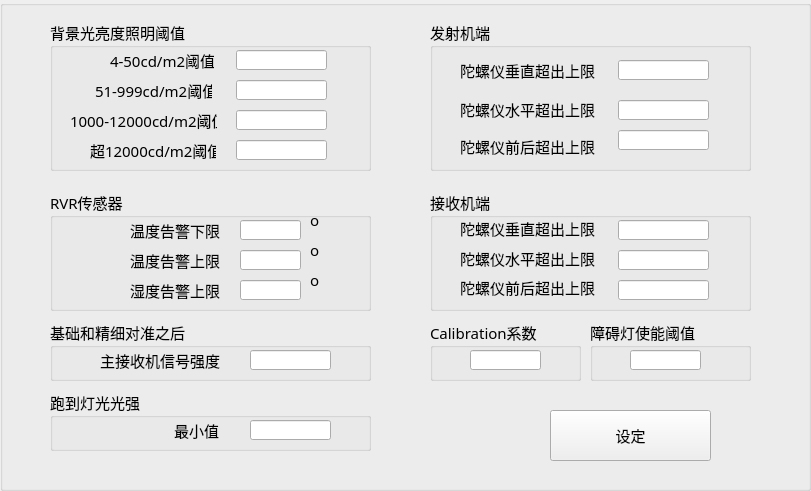
  <widget class="QGroupBox" name="groupBox_Threshold">
   <property name="geometry">
    <rect>
     <x>40</x>
     <y>900</y>
     <width>811</width>
     <height>491</height>
    </rect>
   </property>
   <property name="font">
    <font>
     <family>微软雅黑 Light</family>
     <pointsize>11</pointsize>
     <weight>50</weight>
     <bold>false</bold>
    </font>
   </property>
   <property name="title">
    <string/>
   </property>
   <widget class="QGroupBox" name="groupBox">
    <property name="geometry">
     <rect>
      <x>50</x>
      <y>390</y>
      <width>321</width>
      <height>61</height>
     </rect>
    </property>
    <property name="font">
     <font>
      <family>微软雅黑</family>
      <pointsize>11</pointsize>
      <weight>50</weight>
      <bold>false</bold>
     </font>
    </property>
    <property name="title">
     <string>跑到灯光光强</string>
    </property>
    <widget class="QLineEdit" name="lineEdit_runuplight">
     <property name="geometry">
      <rect>
       <x>200</x>
       <y>30</y>
       <width>81</width>
       <height>20</height>
      </rect>
     </property>
    </widget>
    <widget class="QLabel" name="label_34">
     <property name="geometry">
      <rect>
       <x>124</x>
       <y>30</y>
       <width>45</width>
       <height>20</height>
      </rect>
     </property>
     <property name="text">
      <string>最小值</string>
     </property>
    </widget>
   </widget>
   <widget class="QGroupBox" name="groupBox_10">
    <property name="geometry">
     <rect>
      <x>430</x>
      <y>320</y>
      <width>151</width>
      <height>61</height>
     </rect>
    </property>
    <property name="font">
     <font>
      <family>微软雅黑</family>
      <pointsize>11</pointsize>
      <weight>50</weight>
      <bold>false</bold>
     </font>
    </property>
    <property name="title">
     <string>Calibration系数</string>
    </property>
    <widget class="QLineEdit" name="lineEdit_calfact">
     <property name="geometry">
      <rect>
       <x>40</x>
       <y>30</y>
       <width>71</width>
       <height>20</height>
      </rect>
     </property>
    </widget>
   </widget>
   <widget class="QGroupBox" name="groupBox_11">
    <property name="geometry">
     <rect>
      <x>50</x>
      <y>190</y>
      <width>321</width>
      <height>121</height>
     </rect>
    </property>
    <property name="font">
     <font>
      <family>微软雅黑</family>
      <pointsize>11</pointsize>
      <weight>50</weight>
      <bold>false</bold>
     </font>
    </property>
    <property name="title">
     <string>RVR传感器</string>
    </property>
    <widget class="QLineEdit" name="lineEdit_stupe_temperatrue">
     <property name="geometry">
      <rect>
       <x>190</x>
       <y>30</y>
       <width>61</width>
       <height>20</height>
      </rect>
     </property>
    </widget>
    <widget class="QLabel" name="label_31">
     <property name="geometry">
      <rect>
       <x>80</x>
       <y>30</y>
       <width>90</width>
       <height>20</height>
      </rect>
     </property>
     <property name="text">
      <string>温度告警下限</string>
     </property>
    </widget>
    <widget class="QLineEdit" name="lineEdit_stop_temperatrue">
     <property name="geometry">
      <rect>
       <x>190</x>
       <y>60</y>
       <width>61</width>
       <height>20</height>
      </rect>
     </property>
    </widget>
    <widget class="QLabel" name="label_46">
     <property name="geometry">
      <rect>
       <x>80</x>
       <y>60</y>
       <width>90</width>
       <height>20</height>
      </rect>
     </property>
     <property name="text">
      <string>温度告警上限</string>
     </property>
    </widget>
    <widget class="QLabel" name="label_17">
     <property name="geometry">
      <rect>
       <x>80</x>
       <y>90</y>
       <width>90</width>
       <height>20</height>
      </rect>
     </property>
     <property name="text">
      <string>湿度告警上限</string>
     </property>
    </widget>
    <widget class="QLineEdit" name="lineEdit_inside_max_humidity">
     <property name="geometry">
      <rect>
       <x>190</x>
       <y>90</y>
       <width>61</width>
       <height>20</height>
      </rect>
     </property>
    </widget>
    <widget class="QLabel" name="label_20">
     <property name="geometry">
      <rect>
       <x>260</x>
       <y>20</y>
       <width>10</width>
       <height>20</height>
      </rect>
     </property>
     <property name="text">
      <string>o</string>
     </property>
    </widget>
    <widget class="QLabel" name="label_21">
     <property name="geometry">
      <rect>
       <x>260</x>
       <y>50</y>
       <width>10</width>
       <height>20</height>
      </rect>
     </property>
     <property name="text">
      <string>o</string>
     </property>
    </widget>
    <widget class="QLabel" name="label_22">
     <property name="geometry">
      <rect>
       <x>260</x>
       <y>80</y>
       <width>10</width>
       <height>20</height>
      </rect>
     </property>
     <property name="text">
      <string>o</string>
     </property>
    </widget>
   </widget>
   <widget class="QGroupBox" name="groupBox_12">
    <property name="geometry">
     <rect>
      <x>50</x>
      <y>20</y>
      <width>321</width>
      <height>151</height>
     </rect>
    </property>
    <property name="font">
     <font>
      <family>微软雅黑</family>
      <pointsize>11</pointsize>
      <weight>50</weight>
      <bold>false</bold>
     </font>
    </property>
    <property name="title">
     <string>背景光亮度照明阈值</string>
    </property>
    <widget class="QLineEdit" name="lineEdit_4_50">
     <property name="geometry">
      <rect>
       <x>186</x>
       <y>30</y>
       <width>91</width>
       <height>20</height>
      </rect>
     </property>
    </widget>
    <widget class="QLabel" name="label_48">
     <property name="geometry">
      <rect>
       <x>60</x>
       <y>30</y>
       <width>104</width>
       <height>20</height>
      </rect>
     </property>
     <property name="text">
      <string>4-50cd/m2阈值</string>
     </property>
    </widget>
    <widget class="QLineEdit" name="lineEdit_51_999">
     <property name="geometry">
      <rect>
       <x>186</x>
       <y>60</y>
       <width>91</width>
       <height>20</height>
      </rect>
     </property>
    </widget>
    <widget class="QLabel" name="label_50">
     <property name="geometry">
      <rect>
       <x>45</x>
       <y>60</y>
       <width>117</width>
       <height>20</height>
      </rect>
     </property>
     <property name="text">
      <string>51-999cd/m2阈值</string>
     </property>
    </widget>
    <widget class="QLineEdit" name="lineEdit_1000_12000">
     <property name="geometry">
      <rect>
       <x>186</x>
       <y>90</y>
       <width>91</width>
       <height>20</height>
      </rect>
     </property>
    </widget>
    <widget class="QLabel" name="label_53">
     <property name="geometry">
      <rect>
       <x>20</x>
       <y>90</y>
       <width>147</width>
       <height>20</height>
      </rect>
     </property>
     <property name="text">
      <string>1000-12000cd/m2阈值</string>
     </property>
    </widget>
    <widget class="QLineEdit" name="lineEdit_gt_12000">
     <property name="geometry">
      <rect>
       <x>186</x>
       <y>120</y>
       <width>91</width>
       <height>20</height>
      </rect>
     </property>
    </widget>
    <widget class="QLabel" name="label_63">
     <property name="geometry">
      <rect>
       <x>40</x>
       <y>120</y>
       <width>126</width>
       <height>20</height>
      </rect>
     </property>
     <property name="text">
      <string>超12000cd/m2阈值</string>
     </property>
    </widget>
   </widget>
   <widget class="QGroupBox" name="groupBox_13">
    <property name="geometry">
     <rect>
      <x>50</x>
      <y>320</y>
      <width>321</width>
      <height>61</height>
     </rect>
    </property>
    <property name="font">
     <font>
      <family>微软雅黑</family>
      <pointsize>11</pointsize>
      <weight>50</weight>
      <bold>false</bold>
     </font>
    </property>
    <property name="title">
     <string>基础和精细对准之后</string>
    </property>
    <widget class="QLabel" name="label_23">
     <property name="geometry">
      <rect>
       <x>50</x>
       <y>30</y>
       <width>120</width>
       <height>20</height>
      </rect>
     </property>
     <property name="text">
      <string>主接收机信号强度</string>
     </property>
    </widget>
    <widget class="QLineEdit" name="lineEdit_alignmentsignal">
     <property name="geometry">
      <rect>
       <x>200</x>
       <y>30</y>
       <width>81</width>
       <height>20</height>
      </rect>
     </property>
    </widget>
   </widget>
   <widget class="QGroupBox" name="groupBox_15">
    <property name="geometry">
     <rect>
      <x>590</x>
      <y>320</y>
      <width>161</width>
      <height>61</height>
     </rect>
    </property>
    <property name="font">
     <font>
      <family>微软雅黑</family>
      <pointsize>11</pointsize>
      <weight>50</weight>
      <bold>false</bold>
      <kerning>true</kerning>
     </font>
    </property>
    <property name="title">
     <string>障碍灯使能阈值</string>
    </property>
    <widget class="QLineEdit" name="lineEdit_hinderlight">
     <property name="geometry">
      <rect>
       <x>40</x>
       <y>30</y>
       <width>71</width>
       <height>20</height>
      </rect>
     </property>
    </widget>
   </widget>
   <widget class="QPushButton" name="pushButton_Threshold_set">
    <property name="geometry">
     <rect>
      <x>550</x>
      <y>410</y>
      <width>161</width>
      <height>51</height>
     </rect>
    </property>
    <property name="text">
     <string>设定</string>
    </property>
   </widget>
   <widget class="QGroupBox" name="groupBox_reciv">
    <property name="geometry">
     <rect>
      <x>430</x>
      <y>20</y>
      <width>321</width>
      <height>151</height>
     </rect>
    </property>
    <property name="font">
     <font>
      <family>微软雅黑</family>
      <pointsize>11</pointsize>
      <weight>50</weight>
      <bold>false</bold>
     </font>
    </property>
    <property name="title">
     <string>发射机端</string>
    </property>
    <widget class="QLabel" name="label_55">
     <property name="geometry">
      <rect>
       <x>30</x>
       <y>79</y>
       <width>135</width>
       <height>20</height>
      </rect>
     </property>
     <property name="text">
      <string>陀螺仪水平超出上限</string>
     </property>
    </widget>
    <widget class="QLabel" name="label_56">
     <property name="geometry">
      <rect>
       <x>30</x>
       <y>40</y>
       <width>135</width>
       <height>20</height>
      </rect>
     </property>
     <property name="text">
      <string>陀螺仪垂直超出上限</string>
     </property>
    </widget>
    <widget class="QLabel" name="label_18">
     <property name="geometry">
      <rect>
       <x>30</x>
       <y>116</y>
       <width>135</width>
       <height>20</height>
      </rect>
     </property>
     <property name="text">
      <string>陀螺仪前后超出上限</string>
     </property>
    </widget>
    <widget class="QLineEdit" name="lineEdit_send_Vup">
     <property name="geometry">
      <rect>
       <x>188</x>
       <y>40</y>
       <width>91</width>
       <height>20</height>
      </rect>
     </property>
    </widget>
    <widget class="QLineEdit" name="lineEdit__send_Hup">
     <property name="geometry">
      <rect>
       <x>188</x>
       <y>80</y>
       <width>91</width>
       <height>20</height>
      </rect>
     </property>
    </widget>
    <widget class="QLineEdit" name="lineEdit_send_font_back_up">
     <property name="geometry">
      <rect>
       <x>188</x>
       <y>110</y>
       <width>91</width>
       <height>20</height>
      </rect>
     </property>
    </widget>
   </widget>
   <widget class="QGroupBox" name="groupBox_send">
    <property name="geometry">
     <rect>
      <x>430</x>
      <y>190</y>
      <width>321</width>
      <height>121</height>
     </rect>
    </property>
    <property name="font">
     <font>
      <family>微软雅黑</family>
      <pointsize>11</pointsize>
      <weight>50</weight>
      <bold>false</bold>
     </font>
    </property>
    <property name="title">
     <string>接收机端</string>
    </property>
    <widget class="QLabel" name="label_25">
     <property name="geometry">
      <rect>
       <x>30</x>
       <y>58</y>
       <width>135</width>
       <height>20</height>
      </rect>
     </property>
     <property name="text">
      <string>陀螺仪水平超出上限</string>
     </property>
    </widget>
    <widget class="QLabel" name="label_54">
     <property name="geometry">
      <rect>
       <x>30</x>
       <y>28</y>
       <width>135</width>
       <height>20</height>
      </rect>
     </property>
     <property name="text">
      <string>陀螺仪垂直超出上限</string>
     </property>
    </widget>
    <widget class="QLabel" name="label_19">
     <property name="geometry">
      <rect>
       <x>30</x>
       <y>87</y>
       <width>135</width>
       <height>20</height>
      </rect>
     </property>
     <property name="text">
      <string>陀螺仪前后超出上限</string>
     </property>
    </widget>
    <widget class="QLineEdit" name="lineEdit_reciv_Vup">
     <property name="geometry">
      <rect>
       <x>188</x>
       <y>30</y>
       <width>91</width>
       <height>20</height>
      </rect>
     </property>
    </widget>
    <widget class="QLineEdit" name="lineEdit_reciv_Hup">
     <property name="geometry">
      <rect>
       <x>188</x>
       <y>60</y>
       <width>91</width>
       <height>20</height>
      </rect>
     </property>
    </widget>
    <widget class="QLineEdit" name="lineEdit_recived_font_back_up">
     <property name="geometry">
      <rect>
       <x>188</x>
       <y>90</y>
       <width>91</width>
       <height>20</height>
      </rect>
     </property>
    </widget>
   </widget>
  </widget>
